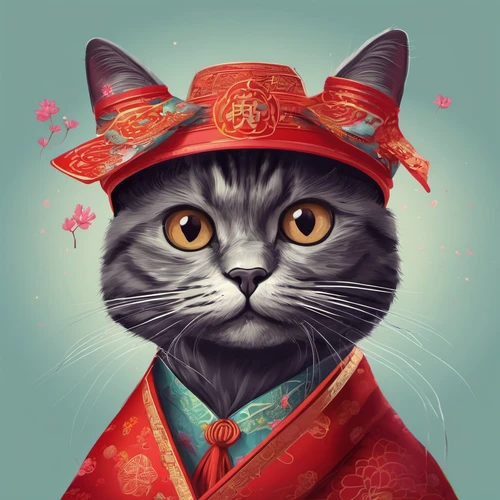
#> input picture Assignment6/sample_image.webp, 500 x 500 px
$ python Assignment6.py   (older library calls are emulated)
#> lines starting #> are read from the running program, lines starting #| are printed output that depends on the picture
import cv2
import numpy as np

def image_derivatives(image):
    grad_x = cv2.Sobel(image, cv2.CV_64F, 1, 0, ksize=3)
    grad_x = np.absolute(grad_x)
    grad_x = np.uint8(255 * grad_x / np.max(grad_x))
    cv2.imshow('First Derivative in X-direction', grad_x)
    cv2.waitKey(0)
    cv2.destroyAllWindows()

    grad_y = cv2.Sobel(image, cv2.CV_64F, 0, 1, ksize=3)
    grad_y = np.absolute(grad_y)
    grad_y = np.uint8(255 * grad_y / np.max(grad_y))
    cv2.imshow('First Derivative in Y-direction', grad_y)
    cv2.waitKey(0)
    cv2.destroyAllWindows()

    grad_xy = cv2.Sobel(image, cv2.CV_64F, 1, 1, ksize=3)
    grad_xy = np.absolute(grad_xy)
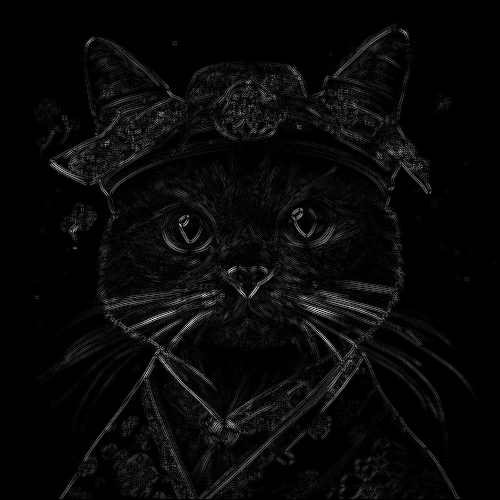
#> grad_xy: shape (500, 500) float64; min 0, max 290, mean 10.2; drawn with min black and max white
    grad_xy = np.uint8(255 * grad_xy / np.max(grad_xy))
    cv2.imshow('First Derivative in Both Directions', grad_xy)
    cv2.waitKey(0)
    cv2.destroyAllWindows()

    grad_xx = cv2.Sobel(grad_x, cv2.CV_64F, 1, 0, ksize=3)
    grad_xx = np.absolute(grad_xx)
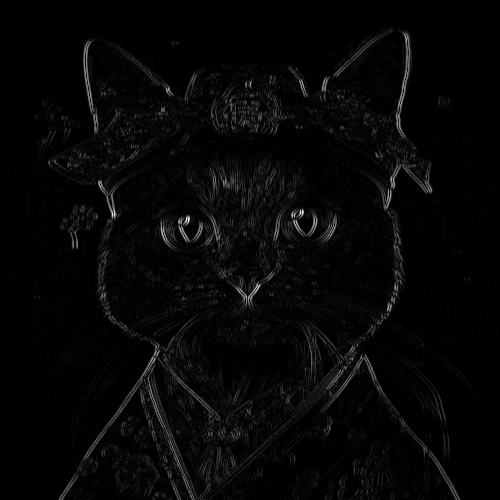
#> grad_xx: shape (500, 500) float64; min 0, max 957, mean 25.6; drawn with min black and max white
    grad_xx = np.uint8(255 * grad_xx / np.max(grad_xx))
    cv2.imshow('Second Derivative in X-direction', grad_xx)
    cv2.waitKey(0)
    cv2.destroyAllWindows()

    grad_yy = cv2.Sobel(grad_y, cv2.CV_64F, 0, 1, ksize=3)
    grad_yy = np.absolute(grad_yy)
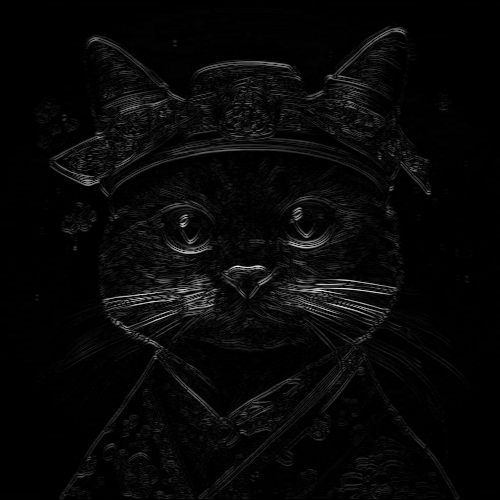
#> grad_yy: shape (500, 500) float64; min 0, max 982, mean 30.8; drawn with min black and max white
    grad_yy = np.uint8(255 * grad_yy / np.max(grad_yy))
    cv2.imshow('Second Derivative in Y-direction', grad_yy)
    cv2.waitKey(0)
    cv2.destroyAllWindows()

    laplacian = cv2.Laplacian(image, cv2.CV_64F)
    laplacian = np.absolute(laplacian)
    laplacian = np.uint8(255 * laplacian / np.max(laplacian))
    cv2.imshow('Laplacian', laplacian)
    cv2.waitKey(0)
    cv2.destroyAllWindows()

def sharpen_image(image):
    blurred_image = cv2.GaussianBlur(image, (7, 7), 0)
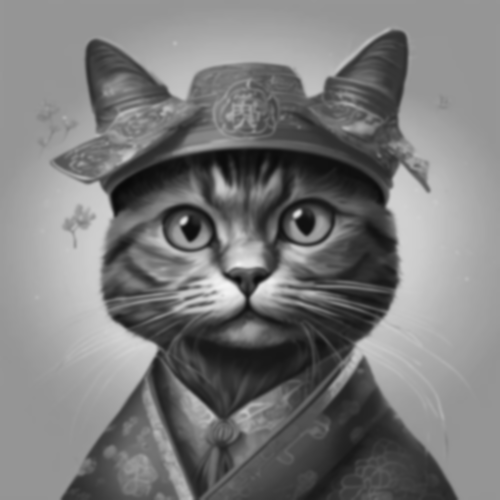
#> blurred_image: shape (500, 500); min 9, max 244, mean 122.6
    cv2.imshow('Blurred', blurred_image)
    cv2.waitKey(0)
    cv2.destroyAllWindows()
    laplacian = cv2.Laplacian(blurred_image, cv2.CV_64F)
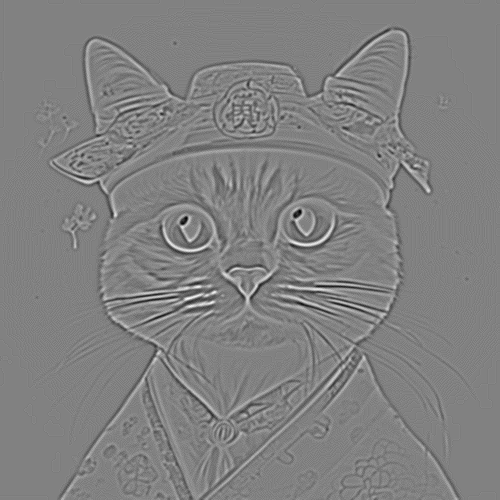
#> laplacian: shape (500, 500) float64; min -38, max 37, mean 0; drawn with min black and max white
    laplacian = np.absolute(laplacian)
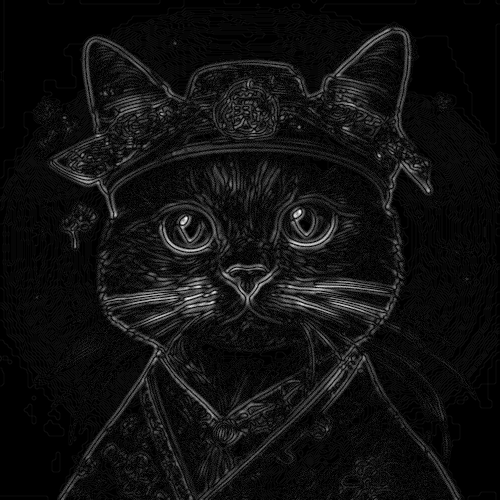
#> laplacian: shape (500, 500) float64; min 0, max 38, mean 2.5; drawn with min black and max white
    laplacian = np.uint8(255 * laplacian / np.max(laplacian))
    sharpened_image = cv2.addWeighted(blurred_image, 1, laplacian, 0.5, 0)
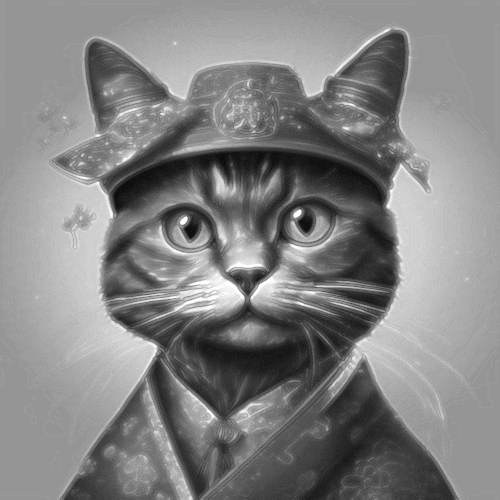
#> sharpened_image: shape (500, 500); min 9, max 255, mean 130.6
    cv2.imshow('Sharpened', sharpened_image)
    cv2.waitKey(0)
    cv2.destroyAllWindows()

def unsharp_masking(image):
    blurred_image = cv2.GaussianBlur(image, (7, 7), 0)
    cv2.imshow('Blurred', blurred_image)
    cv2.waitKey(0)
    cv2.destroyAllWindows()
    mask = cv2.addWeighted(image, 1.5, blurred_image, -0.5, 0)
    cv2.imshow('Unsharp Masked', mask)
    cv2.waitKey(0)
    cv2.destroyAllWindows()

def high_boost_filtering(image):
    blurred_image = cv2.GaussianBlur(image, (7, 7), 0)
    cv2.imshow('Blurred', blurred_image)
    cv2.waitKey(0)
    cv2.destroyAllWindows()
    high_boost_image = cv2.addWeighted(image, 1.5, blurred_image, -0.5, 0)
    cv2.imshow('High-Boost Filtered', high_boost_image)
    cv2.waitKey(0)
    cv2.destroyAllWindows()

def main():
    image = cv2.imread('sample_image.webp', cv2.IMREAD_GRAYSCALE)
    image_derivatives(image)
    sharpen_image(image)
    unsharp_masking(image)
    high_boost_filtering(image)


if __name__ == "__main__":
    main()
